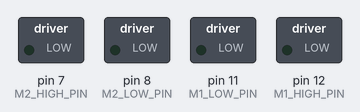
Recording of a sketch running on a simulated Arduino Uno, built with avr-gcc and run on an emulated ATmega328P. Parts: switched loads named in the sketch (green lamp = pin HIGH).

Above: at 0.05 s.
At 8.2 s:
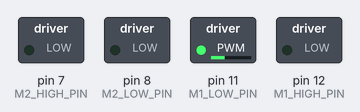
Timing chart, 0 to 10.9 s (numbered marks = the images above):
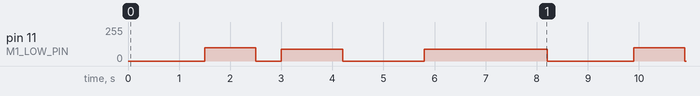

The sketch:

HBridgeTest1.ino
```cpp
//pin 2 on the hbridge is connected to pin 12 on arduino
//pin 7 on hbridge connected to pin 11 on arduino
// pin 11 and 12 on the arduino control motor 1
// pin 15 on the hbridge is connected to pin 8 on arduino
// pin 10 on the hbridge is connected to pin 7 on arduino
// pin 7 and 8 on the arduino control motor 2

#define M1_HIGH_PIN 12
#define M1_LOW_PIN 11
#define M2_HIGH_PIN 7
#define M2_LOW_PIN 8

void setup(){
   pinMode(M1_HIGH_PIN, OUTPUT);
   pinMode(M1_LOW_PIN, OUTPUT);
   pinMode(M2_HIGH_PIN, OUTPUT);
   pinMode(M2_LOW_PIN, OUTPUT);
}

void loop(){
  forward(100);
  delay(1000);
  stop();
  delay(500);
  reverse(100);
  delay(1000);
  stop();
  delay(500);

  turn('l', 90);
  turn('r', 90);
  turn('l',180);
}

void forward(int speed) {
  forward(M1_HIGH_PIN, M1_LOW_PIN, M2_HIGH_PIN, M2_LOW_PIN, speed);
}

void forward(int m1_high, int m1_low, int m2_high, int m2_low, int speed) {
  setHighPin(m1_high, m1_low, speed);
  setLowPin(m2_high, m2_low, speed);
}

void reverse(int speed) {
  reverse(M1_HIGH_PIN, M1_LOW_PIN, M2_HIGH_PIN, M2_LOW_PIN, speed);
}

void reverse(int m1_high, int m1_low, int m2_high, int m2_low, int speed) {
  setLowPin(m1_high, m1_low, speed);
  setHighPin(m2_high, m2_low, speed);
}

void left(int speed) {
  left(M1_HIGH_PIN, M1_LOW_PIN, M2_HIGH_PIN, M2_LOW_PIN, speed);
}

void left(int m1_high, int m1_low, int m2_high, int m2_low, int speed) {
  setLowPin(m1_high, m1_low, speed);
  setLowPin(m2_high, m2_low, speed);
}
void right(int speed) {
  right(M1_HIGH_PIN, M1_LOW_PIN, M2_HIGH_PIN, M2_LOW_PIN, speed);
}

void right(int m1_high, int m1_low, int m2_high, int m2_low, int speed) {
  setHighPin(m1_high, m1_low, speed);
  setHighPin(m2_high, m2_low, speed);
}

void turn(char dir, int angle){
  if(dir == 'l'){
    left(87);
    delay(1200*(angle/90));
    stop();
    delay(200);
  }
    else if(dir == 'r'){
    right(87);
    delay(1200*(angle/90));
    stop();
    delay(200);
  }

}


void stop() {
  stop(M1_HIGH_PIN, M1_LOW_PIN, M2_HIGH_PIN, M2_LOW_PIN);
}

void stop(int m1_high, int m1_low, int m2_high, int m2_low) {
  digitalWrite(m1_high, LOW);
  digitalWrite(m2_high, LOW);
  digitalWrite(m1_low, LOW);
  digitalWrite(m2_low, LOW);
}


void setHighPin(int high_pin, int low_pin, int speed) {
  if (speed > 255) return;

  digitalWrite(low_pin, LOW);
  analogWrite(high_pin, speed);
}

void setLowPin(int high_pin, int low_pin, int speed) {
  if (speed > 255) return;

  digitalWrite(high_pin, LOW);
  analogWrite(low_pin, speed);
}
```

Measured:
- by itself, pin 11 (M1_LOW_PIN): repeats every 8.4 s: 0/255 0.50 s, 87/255 1.2 s, 0/255 1.6 s, 87/255 2.4 s, 0/255 1.7 s, 100/255 1.0 s
